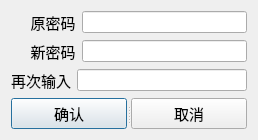
<?xml version="1.0" encoding="UTF-8"?>
<ui version="4.0">
 <class>ChangePassword</class>
 <widget class="QDialog" name="ChangePassword">
  <property name="geometry">
   <rect>
    <x>0</x>
    <y>0</y>
    <width>258</width>
    <height>128</height>
   </rect>
  </property>
  <property name="windowTitle">
   <string>修改密码</string>
  </property>
  <property name="windowIcon">
   <iconset resource="resource.qrc">
    <normaloff>:/image/image/ico.png</normaloff>:/image/image/ico.png</iconset>
  </property>
  <layout class="QGridLayout" name="gridLayout">
   <item row="0" column="0">
    <layout class="QHBoxLayout" name="horizontalLayout">
     <item>
      <widget class="QLabel" name="label">
       <property name="font">
        <font>
         <family>Agency FB</family>
         <pointsize>11</pointsize>
        </font>
       </property>
       <property name="text">
        <string>     原密码</string>
       </property>
       <property name="alignment">
        <set>Qt::AlignCenter</set>
       </property>
      </widget>
     </item>
     <item>
      <widget class="QLineEdit" name="old"/>
     </item>
    </layout>
   </item>
   <item row="1" column="0">
    <layout class="QHBoxLayout" name="horizontalLayout_2">
     <item>
      <widget class="QLabel" name="label_2">
       <property name="font">
        <font>
         <family>Agency FB</family>
         <pointsize>11</pointsize>
        </font>
       </property>
       <property name="text">
        <string>     新密码</string>
       </property>
       <property name="alignment">
        <set>Qt::AlignCenter</set>
       </property>
      </widget>
     </item>
     <item>
      <widget class="QLineEdit" name="new_2"/>
     </item>
    </layout>
   </item>
   <item row="2" column="0">
    <layout class="QHBoxLayout" name="horizontalLayout_3" stretch="0,1">
     <item>
      <widget class="QLabel" name="label_3">
       <property name="font">
        <font>
         <family>Agency FB</family>
         <pointsize>11</pointsize>
        </font>
       </property>
       <property name="text">
        <string>再次输入</string>
       </property>
       <property name="alignment">
        <set>Qt::AlignCenter</set>
       </property>
      </widget>
     </item>
     <item>
      <widget class="QLineEdit" name="new_3"/>
     </item>
    </layout>
   </item>
   <item row="3" column="0">
    <widget class="QSplitter" name="splitter_4">
     <property name="orientation">
      <enum>Qt::Horizontal</enum>
     </property>
     <widget class="QPushButton" name="pushButton">
      <property name="font">
       <font>
        <family>Agency FB</family>
        <pointsize>11</pointsize>
       </font>
      </property>
      <property name="text">
       <string>确认</string>
      </property>
     </widget>
     <widget class="QPushButton" name="pushButton_2">
      <property name="font">
       <font>
        <family>Agency FB</family>
        <pointsize>11</pointsize>
       </font>
      </property>
      <property name="text">
       <string>取消</string>
      </property>
     </widget>
    </widget>
   </item>
  </layout>
 </widget>
 <resources>
  <include location="resource.qrc"/>
 </resources>
 <connections/>
</ui>
